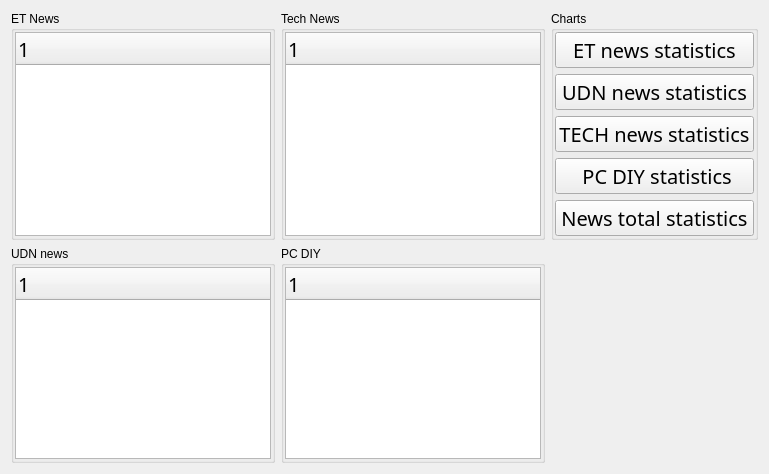
      <widget class="QWidget" name="page_news">
       <layout class="QGridLayout" name="gridLayout">
        <item row="1" column="2">
         <widget class="QGroupBox" name="groupBox_3">
          <property name="title">
           <string>PC DIY</string>
          </property>
          <layout class="QVBoxLayout" name="verticalLayout_5">
           <property name="leftMargin">
            <number>1</number>
           </property>
           <property name="topMargin">
            <number>1</number>
           </property>
           <property name="rightMargin">
            <number>1</number>
           </property>
           <property name="bottomMargin">
            <number>1</number>
           </property>
           <item>
            <widget class="QTreeWidget" name="pc_diy_list">
             <property name="font">
              <font>
               <family>Microsoft JhengHei</family>
               <pointsize>15</pointsize>
              </font>
             </property>
             <property name="cursor" stdset="0">
              <cursorShape>PointingHandCursor</cursorShape>
             </property>
             <column>
              <property name="text">
               <string notr="true">1</string>
              </property>
             </column>
            </widget>
           </item>
          </layout>
         </widget>
        </item>
        <item row="1" column="1">
         <widget class="QGroupBox" name="groupBox_8">
          <property name="title">
           <string>UDN news</string>
          </property>
          <layout class="QVBoxLayout" name="verticalLayout_10">
           <property name="leftMargin">
            <number>1</number>
           </property>
           <property name="topMargin">
            <number>1</number>
           </property>
           <property name="rightMargin">
            <number>1</number>
           </property>
           <property name="bottomMargin">
            <number>1</number>
           </property>
           <item>
            <widget class="QTreeWidget" name="udn_news_list">
             <property name="font">
              <font>
               <family>Microsoft JhengHei</family>
               <pointsize>15</pointsize>
              </font>
             </property>
             <property name="cursor" stdset="0">
              <cursorShape>PointingHandCursor</cursorShape>
             </property>
             <column>
              <property name="text">
               <string notr="true">1</string>
              </property>
             </column>
            </widget>
           </item>
          </layout>
         </widget>
        </item>
        <item row="0" column="2">
         <widget class="QGroupBox" name="groupBox_2">
          <property name="title">
           <string>Tech News</string>
          </property>
          <layout class="QVBoxLayout" name="verticalLayout_4">
           <property name="leftMargin">
            <number>1</number>
           </property>
           <property name="topMargin">
            <number>1</number>
           </property>
           <property name="rightMargin">
            <number>1</number>
           </property>
           <property name="bottomMargin">
            <number>1</number>
           </property>
           <item>
            <widget class="QTreeWidget" name="tech_news_list">
             <property name="font">
              <font>
               <family>Microsoft JhengHei</family>
               <pointsize>15</pointsize>
              </font>
             </property>
             <property name="cursor" stdset="0">
              <cursorShape>PointingHandCursor</cursorShape>
             </property>
             <column>
              <property name="text">
               <string notr="true">1</string>
              </property>
             </column>
            </widget>
           </item>
          </layout>
         </widget>
        </item>
        <item row="0" column="1">
         <widget class="QGroupBox" name="groupBox">
          <property name="title">
           <string>ET News</string>
          </property>
          <layout class="QVBoxLayout" name="verticalLayout_3">
           <property name="leftMargin">
            <number>1</number>
           </property>
           <property name="topMargin">
            <number>1</number>
           </property>
           <property name="rightMargin">
            <number>1</number>
           </property>
           <property name="bottomMargin">
            <number>1</number>
           </property>
           <item>
            <widget class="QTreeWidget" name="et_news_list">
             <property name="font">
              <font>
               <family>Microsoft JhengHei</family>
               <pointsize>15</pointsize>
              </font>
             </property>
             <property name="cursor" stdset="0">
              <cursorShape>PointingHandCursor</cursorShape>
             </property>
             <column>
              <property name="text">
               <string notr="true">1</string>
              </property>
             </column>
            </widget>
           </item>
          </layout>
         </widget>
        </item>
        <item row="0" column="3">
         <widget class="QGroupBox" name="groupBox_11">
          <property name="title">
           <string>Charts</string>
          </property>
          <layout class="QVBoxLayout" name="verticalLayout_13">
           <property name="leftMargin">
            <number>1</number>
           </property>
           <property name="topMargin">
            <number>1</number>
           </property>
           <property name="rightMargin">
            <number>1</number>
           </property>
           <property name="bottomMargin">
            <number>1</number>
           </property>
           <item>
            <widget class="QPushButton" name="btn_et_news_statistics">
             <property name="font">
              <font>
               <family>Microsoft JhengHei</family>
               <pointsize>15</pointsize>
              </font>
             </property>
             <property name="cursor">
              <cursorShape>PointingHandCursor</cursorShape>
             </property>
             <property name="text">
              <string>ET news statistics</string>
             </property>
             <property name="icon">
              <iconset>
               <normaloff>../icon/bullet-list2.png</normaloff>../icon/bullet-list2.png</iconset>
             </property>
            </widget>
           </item>
           <item>
            <widget class="QPushButton" name="btn_udn_news_statistics">
             <property name="font">
              <font>
               <family>Microsoft JhengHei</family>
               <pointsize>15</pointsize>
              </font>
             </property>
             <property name="cursor">
              <cursorShape>PointingHandCursor</cursorShape>
             </property>
             <property name="text">
              <string>UDN news statistics</string>
             </property>
             <property name="icon">
              <iconset>
               <normaloff>../icon/bullet-list2.png</normaloff>../icon/bullet-list2.png</iconset>
             </property>
            </widget>
           </item>
           <item>
            <widget class="QPushButton" name="btn_tech_news_statistics">
             <property name="font">
              <font>
               <family>Microsoft JhengHei</family>
               <pointsize>15</pointsize>
              </font>
             </property>
             <property name="cursor">
              <cursorShape>PointingHandCursor</cursorShape>
             </property>
             <property name="text">
              <string>TECH news statistics</string>
             </property>
             <property name="icon">
              <iconset>
               <normaloff>../icon/bullet-list2.png</normaloff>../icon/bullet-list2.png</iconset>
             </property>
            </widget>
           </item>
           <item>
            <widget class="QPushButton" name="btn_pc_diy_statistics">
             <property name="font">
              <font>
               <family>Microsoft JhengHei</family>
               <pointsize>15</pointsize>
              </font>
             </property>
             <property name="cursor">
              <cursorShape>PointingHandCursor</cursorShape>
             </property>
             <property name="text">
              <string> PC DIY statistics</string>
             </property>
             <property name="icon">
              <iconset>
               <normaloff>../icon/bullet-list2.png</normaloff>../icon/bullet-list2.png</iconset>
             </property>
            </widget>
           </item>
           <item>
            <widget class="QPushButton" name="btn_total_statistics">
             <property name="font">
              <font>
               <family>Microsoft JhengHei</family>
               <pointsize>15</pointsize>
              </font>
             </property>
             <property name="cursor">
              <cursorShape>PointingHandCursor</cursorShape>
             </property>
             <property name="text">
              <string>News total statistics</string>
             </property>
             <property name="icon">
              <iconset>
               <normaloff>../icon/bullet-list2.png</normaloff>../icon/bullet-list2.png</iconset>
             </property>
            </widget>
           </item>
          </layout>
         </widget>
        </item>
       </layout>
      </widget>
